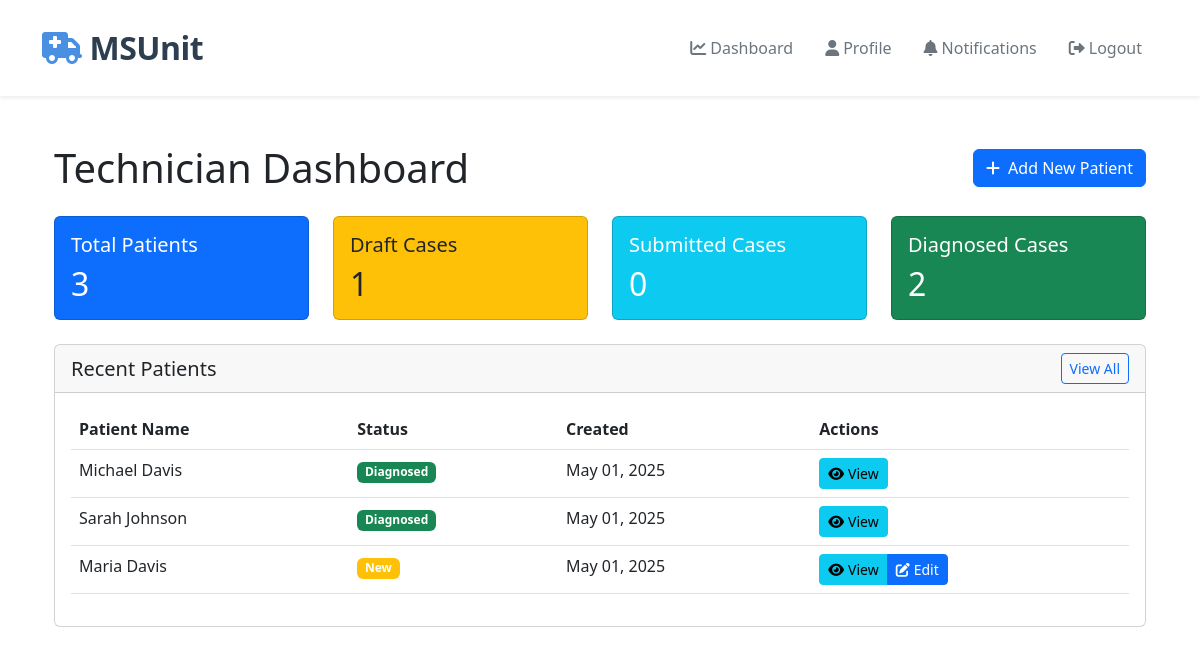
The app's page /technician/ (signed in), older data.
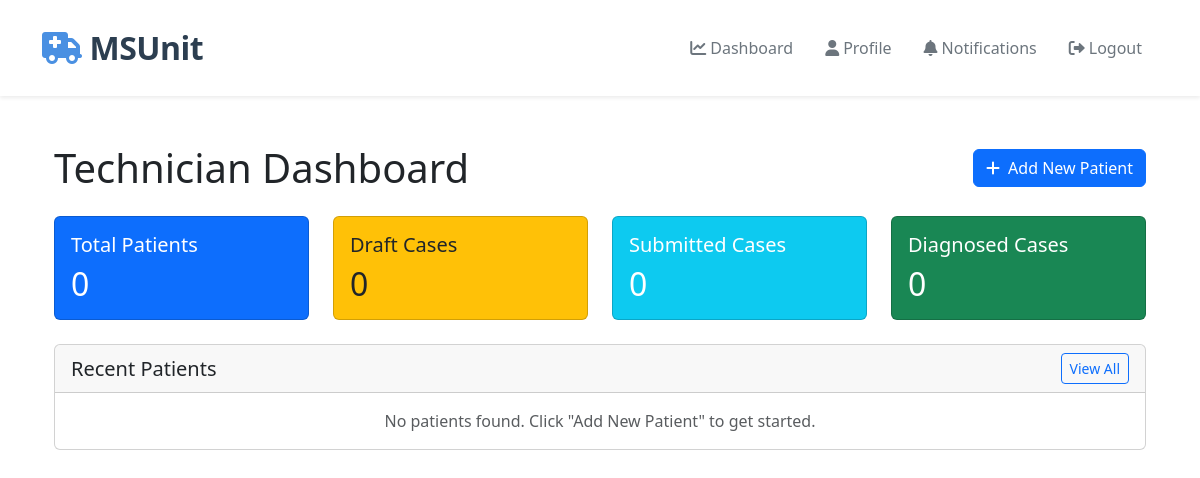
The same page, newer data.
### technician/models.py (models this page shows, shortened)
class Patient(models.Model):
    STATUS_CHOICES = [
        ('NEW', 'New'),
        ('SUBMITTED', 'Submitted for Review'),
        ('REVIEWED', 'Under Review'),
        ('DIAGNOSED', 'Diagnosed'),
        ('DISCHARGED', 'Discharged'),
    ]
    GENDER_CHOICES = [
        ('M', 'Male'),
        ('F', 'Female'),
        ('O', 'Other'),
    ]
    first_name = models.CharField(max_length=100)
    last_name = models.CharField(max_length=100)
    date_of_birth = models.DateField()
    gender = models.CharField(max_length=1, choices=GENDER_CHOICES)
    contact_number = models.CharField(max_length=15, blank=True)
    address = models.TextField(blank=True)
    emergency_contact_name = models.CharField(max_length=100, blank=True)
    emergency_contact_number = models.CharField(max_length=15, blank=True)
    medical_history = models.TextField(blank=True)
    current_medications = models.TextField(blank=True)
    allergies = models.TextField(blank=True)
    blood_pressure_systolic = models.IntegerField(validators=[MinValueValidator(0), MaxValueValidator(300)])
    blood_pressure_diastolic = models.IntegerField(validators=[MinValueValidator(0), MaxValueValidator(200)])
    heart_rate = models.IntegerField(validators=[MinValueValidator(0), MaxValueValidator(300)])
    respiratory_rate = models.IntegerField(validators=[MinValueValidator(0), MaxValueValidator(100)])
    temperature = models.DecimalField(max_digits=4, decimal_places=1)
    oxygen_saturation = models.IntegerField(validators=[MinValueValidator(0), MaxValueValidator(100)])
    glasgow_coma_scale = models.IntegerField(validators=[MinValueValidator(3), MaxValueValidator(15)])
    chief_complaint = models.TextField()
    notes = models.TextField(blank=True)
    nihss = models.TextField(blank=True, help_text="National Institutes of Health Stroke Scale score and details")
    status = models.CharField(max_length=20, choices=STATUS_CHOICES, default='NEW')
    technician = models.ForeignKey(User, on_delete=models.CASCADE, related_name='patients')
    created_at = models.DateTimeField(auto_now_add=True)
    updated_at = models.DateTimeField(auto_now=True)
    class Meta:
        ordering = ['-created_at']

### technician/views.py (the view)
# urls.py: path('', RedirectView.as_view(pattern_name='accounts:dashboard'), name='home'),
@login_required
@user_passes_test(is_technician)
def dashboard(request):
    patients = Patient.objects.filter(technician=request.user).order_by('-created_at')
    total_patients = patients.count()
    draft_count = patients.filter(status='NEW').count()
    submitted_count = patients.filter(status='SUBMITTED').count()
    diagnosed_count = patients.filter(status='DIAGNOSED').count()
    recent_patients = patients[:10]  # Get 10 most recent patients
    context = {
        'recent_patients': recent_patients,
        'total_patients': total_patients,
        'draft_count': draft_count,
        'submitted_count': submitted_count,
        'diagnosed_count': diagnosed_count,
    }
    return render(request, 'technician/dashboard.html', context)

### technician/templates/technician/dashboard.html (shortened to what the changed rows need)
{% extends 'base.html' %}
{% load static %}
{% block content %}
<div class="container py-4">
    <div class="d-flex justify-content-between align-items-center mb-4">
        <h1 class="mb-0">Technician Dashboard</h1>
    </div>
    <div class="row mb-4">
        <div class="col-md-3">
            <div class="card bg-primary text-white">
                <div class="card-body">
                    <h5 class="card-title">Total Patients</h5>
                    <h2 class="card-text">{{ total_patients }}</h2>
                </div>
            </div>
        </div>
        <div class="col-md-3">
            <div class="card bg-warning text-dark">
                <div class="card-body">
                    <h5 class="card-title">Draft Cases</h5>
                    <h2 class="card-text">{{ draft_count }}</h2>
                </div>
            </div>
        </div>
        <div class="col-md-3">
            <div class="card bg-info text-white">
                <div class="card-body">
                    <h2 class="card-text">{{ submitted_count }}</h2>
                </div>
            </div>
        </div>
        <div class="col-md-3">
            <div class="card bg-success text-white">
                <div class="card-body">
                    <h5 class="card-title">Diagnosed Cases</h5>
                    <h2 class="card-text">{{ diagnosed_count }}</h2>
                </div>
            </div>
        </div>
    </div>
    <div class="card">
        <div class="card-body">
            {% if recent_patients %}
            <div class="table-responsive">
                <table class="table table-hover">
                    <thead>
                        <tr>
                            <th>Patient Name</th>
                            <th>Status</th>
                            <th>Created</th>
                            <th>Actions</th>
                        </tr>
                    </thead>
                    <tbody>
                        {% for patient in recent_patients %}
                        <tr>
                            <td>{{ patient.first_name }} {{ patient.last_name }}</td>
                            <td>
                                <span class="badge {% if patient.status == 'NEW' %}bg-warning{% elif patient.status == 'SUBMITTED' %}bg-info{% elif patient.status == 'DIAGNOSED' %}bg-success{% else %}bg-secondary{% endif %}">
                                    {{ patient.get_status_display }}
                                </span>
                            </td>
                            <td>{{ patient.created_at|date:"M d, Y" }}</td>
                            <td>
                                <div class="btn-group">
                                    <a href="{% url 'technician:patient_detail' pk=patient.pk %}" class="btn btn-sm btn-info">
                                        <i class="fas fa-eye me-1"></i>View
                                    </a>
                                    {% if patient.status == 'NEW' %}
                                    <a href="{% url 'technician:patient_edit' pk=patient.pk %}" class="btn btn-sm btn-primary">
                                        <i class="fas fa-edit me-1"></i>Edit
                                    </a>
                                    {% endif %}
                                </div>
                            </td>
                        </tr>
                        {% endfor %}
                    </tbody>
                </table>
            </div>
            {% else %}
            <p class="text-muted text-center mb-0">No patients found. Click "Add New Patient" to get started.</p>
            {% endif %}
        </div>
    </div>
</div>
{% endblock %}

Row changes from the older to the newer data that the page shows:
removed Patient: first_name "Michael", last_name "Davis", status "Diagnosed", created_at "May 01, 2025"
removed Patient: first_name "Sarah", last_name "Johnson", status "Diagnosed", created_at "May 01, 2025"
removed Patient: first_name "Maria", last_name "Davis", status "New", created_at "May 01, 2025", shows "Edit"
Text that changed along with them:
{{ total_patients }}: "3" → "0"
{{ draft_count }}: "1" → "0"
{{ diagnosed_count }}: "2" → "0"
text no longer shown: "Patient Name Status Created Actions"
text now shown: "No patients found. Click \"Add New Patient\" to get started."
